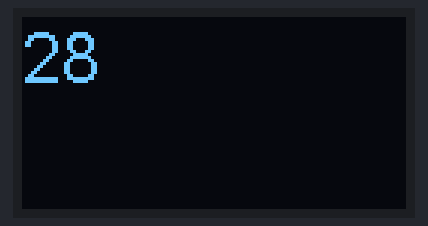
Recording of a program running on a simulated ESP32. Shown: 128×64 one-colour display. What the program prints to the serial monitor is not drawn.

Above: at 0.1 s.
At 4.7 s:
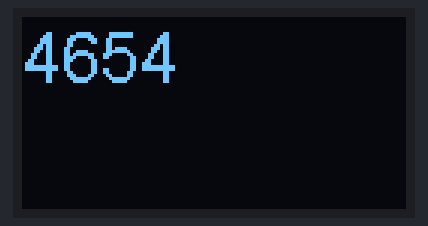
At 9.9 s:
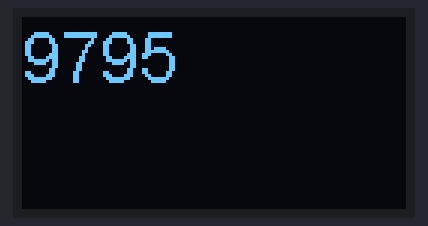
At 19.6 s:
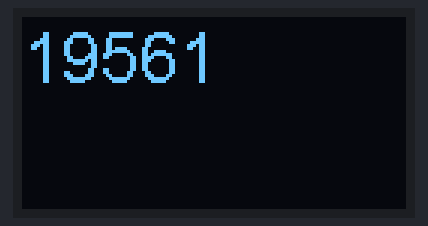
At 29.4 s:
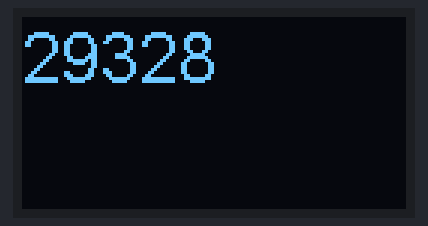
At 39.2 s:
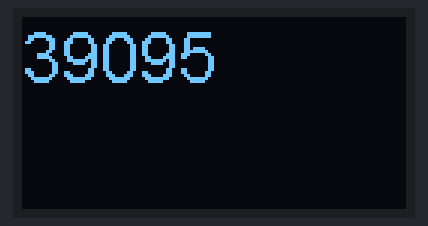

Measured:
- what the display in image 1 shows lasts 0.5 s, from 4.7 s to 5.2 s

The program:

main.cpp
```cpp
/*
 Curso Online NodeMCU ESP32 FreeRTOS
 Autor: Fernando Simplicio
 www.microgenios.com.br

*/

#include <stdio.h>
#include <string.h>
#include <stdlib.h>
#include "freertos/FreeRTOS.h"
#include "freertos/task.h"
#include "freertos/semphr.h"

#include "HardwareSerial.h"


#include <Wire.h>
#include "SSD1306.h"
SSD1306  display(0x3c, 5, 4);

/*
 * Protótipos de Função
*/
void prvSetupHardware( void );
void vPrintString( const char *pcString);

void vTask1( void *pvParameters );


/*
 * Global
*/
SemaphoreHandle_t xMutex;
SemaphoreHandle_t xMutex_oled;

/*
 * Funções
*/
void prvSetupHardware( void ){
  Serial.begin( 9600 );
  Serial.println();

  display.init();
  display.flipScreenVertically();
  display.setFont(ArialMT_Plain_24);
}


void vPrintString( const char *pcString ){
  xSemaphoreTake( xMutex, portMAX_DELAY );
  {
    Serial.println( (char*)pcString );
  }
  xSemaphoreGive( xMutex );
}

void vTask1( void *pvParameters ){
  volatile uint32_t ul;
  char *pcTaskName;
  pcTaskName = ( char * ) pvParameters;
  vPrintString( pcTaskName );

  for( ;; ){

    xSemaphoreTake( xMutex_oled, portMAX_DELAY );
      display.clear();
      display.drawString(0, 0, String(millis()));
      display.display();
    xSemaphoreGive( xMutex_oled );

    vTaskDelay( 500 / portTICK_PERIOD_MS );
  }
}


void setup() {

  prvSetupHardware();

  xMutex = xSemaphoreCreateMutex();
  xMutex_oled = xSemaphoreCreateMutex();
  if( xMutex != NULL && xMutex_oled != NULL )
  {
    //obs: as duas tasks apontas para a mesma função, elas concorrem entre si
    xTaskCreate( vTask1, "Task 1", configMINIMAL_STACK_SIZE, (char*)"Task1 Inicializou", 2, NULL );
    xTaskCreate( vTask1, "Task 2", configMINIMAL_STACK_SIZE, (char*)"Task2 Inicializou", 2, NULL );
  }

}

void loop() {   //TASK loop
  vTaskDelay( 100 / portTICK_PERIOD_MS );
}
```
